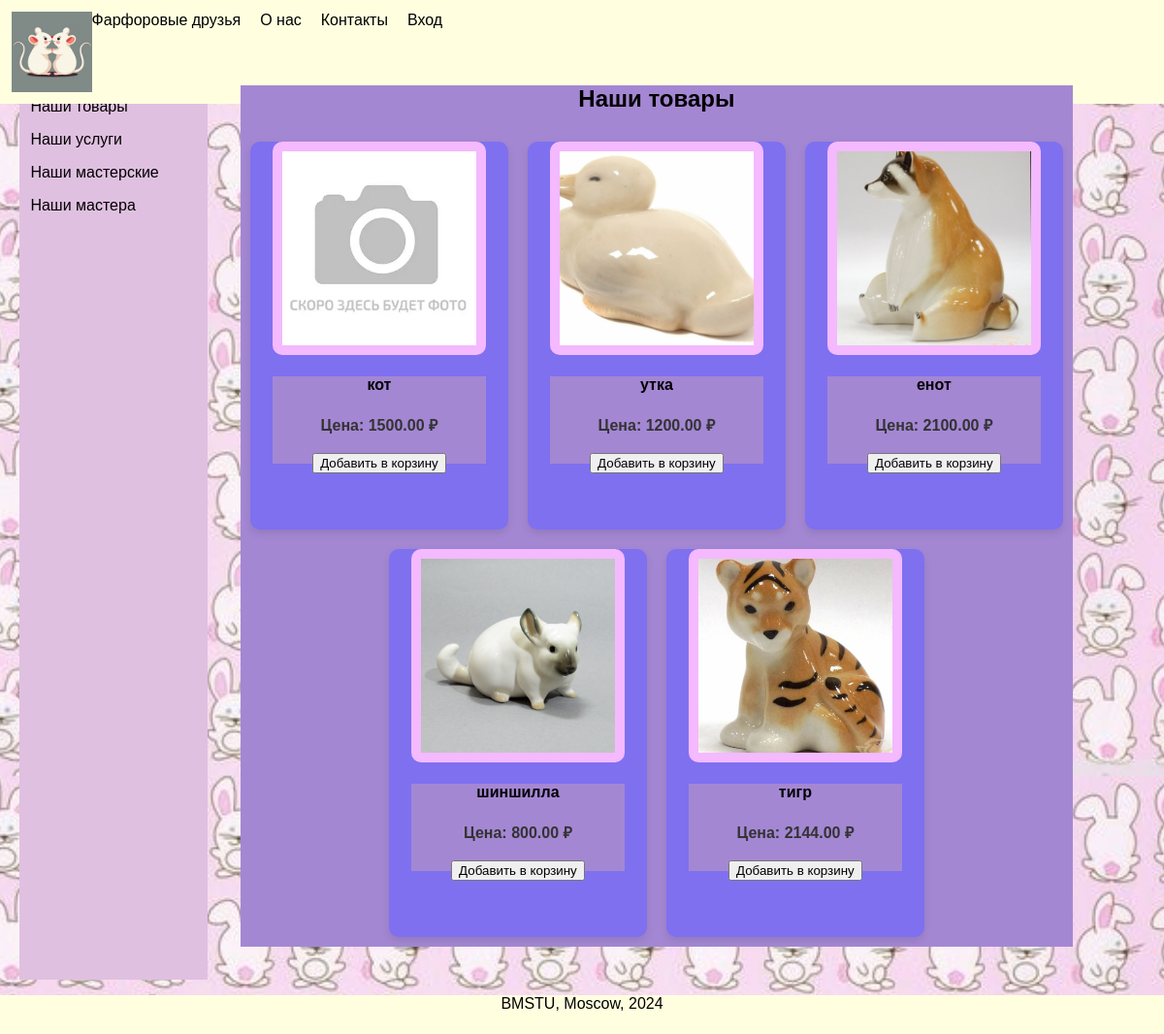
Page /our_products/ on the committed database.
### nirs_app/models.py (models this page shows, shortened)
class Product(models.Model):
    photo = models.ImageField(upload_to="images/products", default="images/products/no_photo.png")
    name = models.CharField(max_length=255, unique=True)
    price = models.DecimalField(max_digits=10, decimal_places=2)
    description = models.TextField()
    current_quantity = models.IntegerField()
    def get_photo_url(self):
        if self.photo:
            return f"{settings.STATIC_URL}{self.photo}"
        return f"{settings.STATIC_URL}images/products/no_photo.png"

### nirs_app/views.py (the view)
# urls.py: path("our_products/", views.products_view, name='products'),
def products_view(request):
    products = Product.objects.all()
    return render(request, 'user_views/products.html', {'products': products})

### nirs_app/context_processors.py (called while the page is built)
def user_role(request):
    if request.user.is_authenticated:
        user = request.user
        role = get_user_role(user)
        return {'role': role}
    return {}

### nirs_app/templates/user_views/products.html (shortened to what this page needs)
{% extends "index.html" %}
{% load static %}
{% block content %}
    <div class="carousel-container products-page" data-is-authenticated="{{ user.is_authenticated|lower }}">
        <h2>Наши товары</h2>
        <div class="carousel-wrapper carousel-wrapper-product">
            <div class="carousel carousel-product" style="transform: translateX(0px)">
                {% for product in products %}
                <div class="carousel-item">
                        <a href="{% url 'product_detail' product.id %}" class="carousel-item-link">
                            <div class="product-image-wrapper">
                                <img src="{{ product.get_photo_url}}" alt="{{ product.name }}" class="product-image" />
                            </div>
                                <div class="product-info">
                                    <h4>{{ product.name }}</h4>
                                    <h4 class="price">Цена: {{ product.price }} ₽</h4>
                                </div>
                        </a>
                        <br>
                        <form method="post" action="{% url 'add_to_cart' %}" class="add-to-cart-form">
                            <button type="submit" class="add-to-cart-btn">Добавить в корзину</button>
                        </form>
                    </div>
                {% endfor %}
            </div>
        </div>
    </div>
{% endblock content %}

### nirs_app/static/css/styles.css (style rules this page uses)
body { background-size: cover; background-repeat: repeat-y; background-position: center; height: 100vh; margin: 0; font-family: sans-serif; box-sizing: border-box; }
.carousel-container { background-color: #a487d3; width: auto; margin: auto; position: relative; }
.carousel-container h2 { text-align: center; margin-bottom: 20px; }
.carousel-wrapper { display: flex; align-items: center; position: relative; overflow: hidden; }
.carousel { display: flex; transition: transform 0.5s ease-in-out; padding: 0; padding-left: 8%; }
.carousel-item-link { text-decoration: none; color: inherit; display: block; }
.carousel-item { flex: 0 0 300px; margin: 10px; height: 400px; overflow: hidden; border-radius: 10px; background-color: #7f70f0; box-shadow: 0 4px 8px rgba(0, 0, 0, 0.1); box-sizing: border-box; transition: transform 0.2s ease-in-out; display: flex; flex-direction: column; align-items: center; }
.product-image-wrapper { overflow: hidden; }
.product-image { width: 200px; height: 200px; object-fit: cover; background-color: #f4b9fe; padding: 10px; border-radius: 10px; display: block; }
.product-info { text-align: center; height: 30%; width: 100%; background-color: #a487d3; }
.price { font-size: 1em; color: #333; font-weight: bold; margin: 0; }
.products-page .carousel-wrapper { justify-content: center; }
.products-page .carousel { padding-left: 0; justify-content: center; flex-wrap: wrap; }
.products-page .carousel-item { flex: 0 0 calc(33.333% - 20px); margin: 10px; }

### rows in the picture
Product: get_photo_url (placeholder picture), name "кот", price "1500.00"
Product: get_photo_url (picture), name "утка", price "1200.00"
Product: get_photo_url (picture), name "енот", price "2100.00"
Product: get_photo_url (picture), name "шиншилла", price "800.00"
Product: get_photo_url (picture), name "тигр", price "2144.00"
